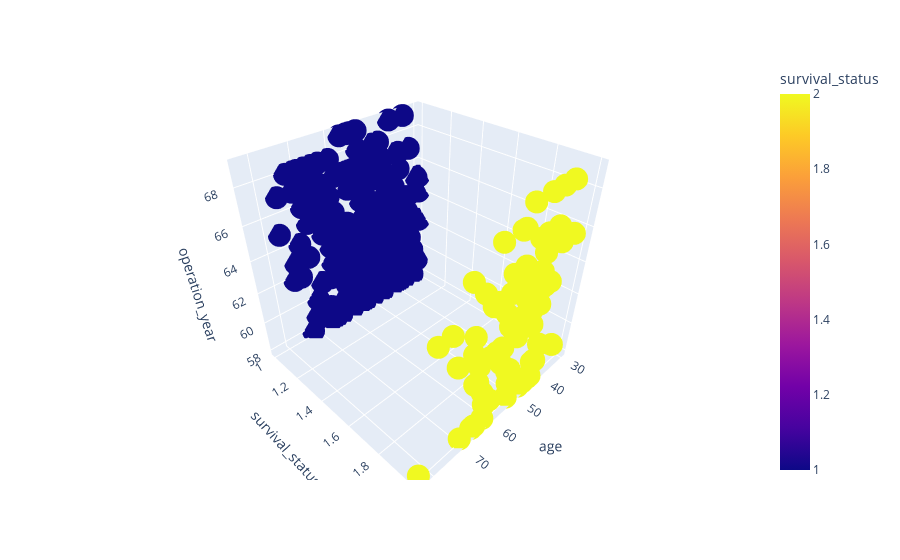

Notebook source saved alongside this figure:
### Markdown cell above
# 3D Scatter Plot

### Code cell
import plotly.express as px

df = px.data.iris()
fig = px.scatter_3d(havermanDB, x='age', y='survival_status', z='operation_year',
              color='survival_status')
fig.show()

### Figure 1 — Plotly figure (JSON) as saved in the notebook; plotly's stock layout.template omitted (floating-point values rounded to 4 significant figures; data arrays with more than 128 entries replaced by an {"elided": "..."} marker saying what was removed)
{"data": [{"hovertemplate": "age=%{x}<br>survival_status=%{marker.color}<br>operation_year=%{z}<extra></extra>", "legendgroup": "", "marker": {"color": {"elided": "306 int values"}, "coloraxis": "coloraxis", "symbol": "circle"}, "mode": "markers", "name": "", "scene": "scene", "showlegend": false, "type": "scatter3d", "x": {"elided": "306 int values"}, "y": {"elided": "306 int values"}, "z": {"elided": "306 int values"}}], "layout": {"coloraxis": {"colorbar": {"title": {"text": "survival_status"}}, "colorscale": [[0, "#0d0887"], [0.1111, "#46039f"], [0.2222, "#7201a8"], [0.3333, "#9c179e"], [0.4444, "#bd3786"], [0.5556, "#d8576b"], [0.6667, "#ed7953"], [0.7778, "#fb9f3a"], [0.8889, "#fdca26"], [1, "#f0f921"]]}, "legend": {"tracegroupgap": 0}, "margin": {"t": 60}, "scene": {"domain": {"x": [0, 1], "y": [0, 1]}, "xaxis": {"title": {"text": "age"}}, "yaxis": {"title": {"text": "survival_status"}}, "zaxis": {"title": {"text": "operation_year"}}}}}
